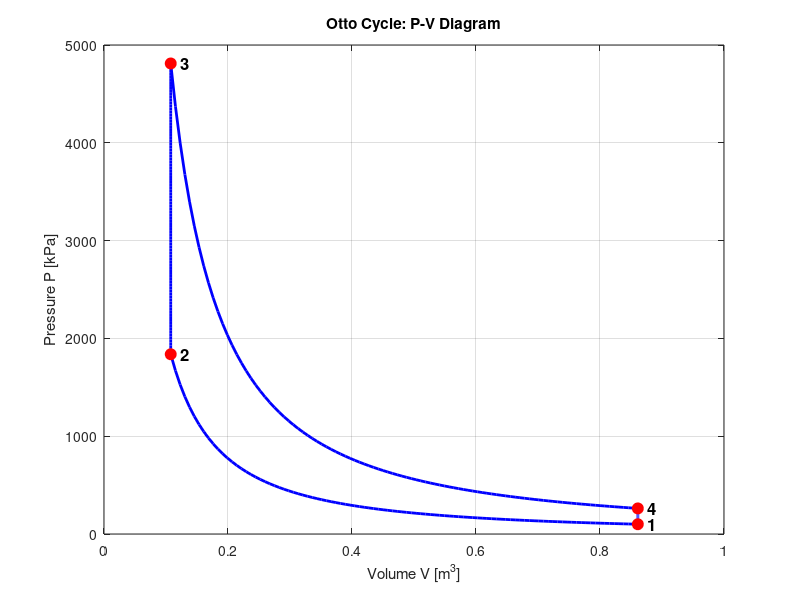
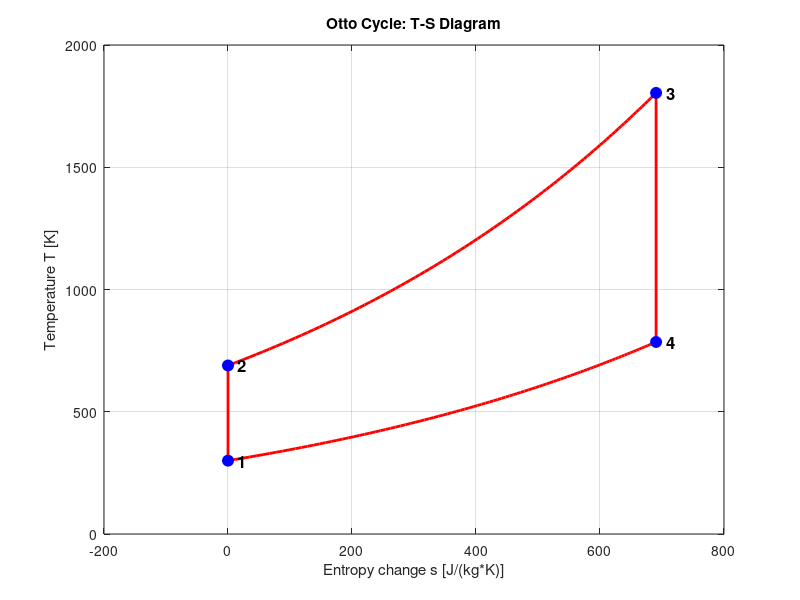

MATLAB code to generate these figures, in order:
%% ========================================================================
%  OTTO CYCLE MODEL
%  Repository: thermodynamic-cycles
%  Working fluid: ideal gas (air, air-standard, cold-air assumptions)
%
%  The Otto cycle idealizes the spark-ignition (petrol) engine. Four
%  processes:
%     1 -> 2 : Isentropic compression        (piston compresses charge)
%     2 -> 3 : Constant-volume heat addition  (spark, near-instant burn)
%     3 -> 4 : Isentropic expansion           (power stroke)
%     4 -> 1 : Constant-volume heat rejection (exhaust/intake idealized)
%
%  Efficiency depends only on compression ratio r and gamma:
%     eta = 1 - 1/r^(gamma-1)
% ========================================================================

clear;
clc;
close all;

%% ------------------------------------------------------------------------
%  SECTION 1: WORKING FLUID PROPERTIES (AIR, IDEAL GAS)
% ------------------------------------------------------------------------

R     = 287;                % specific gas constant for air   [J/(kg*K)]
gamma = 1.4;                % ratio of specific heats          [-]
cv    = R / (gamma - 1);    % constant-volume specific heat    [J/(kg*K)]
cp    = gamma * cv;         % constant-pressure specific heat  [J/(kg*K)]

fprintf('==================================================\n');
fprintf('  WORKING FLUID PROPERTIES (air, ideal gas)\n');
fprintf('==================================================\n');
fprintf('  Gas constant R        = %8.3f J/(kg*K)\n', R);
fprintf('  Specific heat ratio   = %8.3f\n', gamma);
fprintf('  cv                    = %8.3f J/(kg*K)\n', cv);
fprintf('  cp                    = %8.3f J/(kg*K)\n', cp);
fprintf('\n');

%% ------------------------------------------------------------------------
%  SECTION 2: CYCLE INPUT PARAMETERS
% ------------------------------------------------------------------------

m     = 1.0;                % mass of working fluid            [kg]
T1    = 300;                % temperature at state 1 (BDC)     [K]
P1    = 100e3;              % pressure at state 1              [Pa]
r     = 8.0;                % compression ratio V1/V2          [-]
q_in  = 800e3;             % specific heat added, 2->3        [J/kg]
Q_in  = m * q_in;           % total heat added                 [J]

V1    = m * R * T1 / P1;    % volume at state 1                [m^3]
V2    = V1 / r;             % volume after compression         [m^3]

fprintf('==================================================\n');
fprintf('  CYCLE INPUT PARAMETERS\n');
fprintf('==================================================\n');
fprintf('  Mass m                = %8.3f kg\n', m);
fprintf('  State 1 temperature   = %8.3f K\n', T1);
fprintf('  State 1 pressure      = %8.3f kPa\n', P1/1000);
fprintf('  Compression ratio r   = %8.3f\n', r);
fprintf('  Heat added q_in       = %8.3f kJ/kg\n', q_in/1000);
fprintf('  Volume at state 1     = %8.6f m^3\n', V1);
fprintf('  Volume at state 2     = %8.6f m^3\n', V2);
fprintf('\n');

%% ------------------------------------------------------------------------
%  SECTION 3: STATE POINT CALCULATIONS  (1 -> 2 -> 3 -> 4 -> 1)
% ------------------------------------------------------------------------

% ----- STATE 1 (given) -----
% T1, P1, V1 already defined

% ----- STATE 2: end of isentropic compression (1 -> 2) -----
T2 = T1 * r^(gamma - 1);        % isentropic T-V relation
P2 = P1 * r^gamma;              % isentropic P-V relation
% V2 already known

% ----- STATE 3: end of constant-volume heat addition (2 -> 3) -----
V3 = V2;                        % volume unchanged
T3 = T2 + Q_in / (m * cv);      % energy added at constant volume
P3 = m * R * T3 / V3;           % ideal gas law

% ----- STATE 4: end of isentropic expansion (3 -> 4) -----
V4 = V1;                        % expands back to BDC volume
T4 = T3 * (V3 / V4)^(gamma - 1);
P4 = P3 * (V3 / V4)^gamma;

P_states = [P1, P2, P3, P4];
V_states = [V1, V2, V3, V4];
T_states = [T1, T2, T3, T4];

fprintf('==================================================\n');
fprintf('  STATE POINTS\n');
fprintf('==================================================\n');
fprintf('  State    P [kPa]     V [m^3]      T [K]\n');
fprintf('  --------------------------------------------\n');
for i = 1:4
    fprintf('    %d    %9.2f   %9.6f   %8.2f\n', ...
            i, P_states(i)/1000, V_states(i), T_states(i));
end
fprintf('\n');

%% ------------------------------------------------------------------------
%  SECTION 4: HEAT AND WORK FOR EACH PROCESS
% ------------------------------------------------------------------------

% 1 -> 2 isentropic compression: Q = 0, W = -dU = m*cv*(T1 - T2) (negative)
Q_12 = 0;
W_12 = m * cv * (T1 - T2);

% 2 -> 3 constant volume: W = 0, Q = m*cv*(T3 - T2) (positive)
W_23 = 0;
Q_23 = m * cv * (T3 - T2);

% 3 -> 4 isentropic expansion: Q = 0, W = m*cv*(T3 - T4) (positive)
Q_34 = 0;
W_34 = m * cv * (T3 - T4);

% 4 -> 1 constant volume: W = 0, Q = m*cv*(T1 - T4) (negative)
W_41 = 0;
Q_41 = m * cv * (T1 - T4);

Q_processes = [Q_12, Q_23, Q_34, Q_41];
W_processes = [W_12, W_23, W_34, W_41];
labels = {'1->2 isentropic comp', '2->3 const-V heat in', ...
          '3->4 isentropic exp', '4->1 const-V heat out'};

fprintf('==================================================\n');
fprintf('  HEAT AND WORK PER PROCESS\n');
fprintf('==================================================\n');
fprintf('  Process                    Q [kJ]      W [kJ]\n');
fprintf('  ------------------------------------------------\n');
for i = 1:4
    fprintf('  %-22s  %9.3f   %9.3f\n', ...
            labels{i}, Q_processes(i)/1000, W_processes(i)/1000);
end
fprintf('\n');

%% ------------------------------------------------------------------------
%  SECTION 5: CYCLE TOTALS AND EFFICIENCY
% ------------------------------------------------------------------------

Q_out   = abs(Q_41);            % heat rejected (magnitude)
W_net   = sum(W_processes);     % net work out
eta_cycle = W_net / Q_23;       % thermal efficiency
eta_ideal = 1 - 1 / r^(gamma - 1);  % air-standard Otto formula
energy_balance = (Q_23 - Q_out) - W_net;  % should be ~0

% Mean effective pressure: net work divided by displacement volume
V_disp = V1 - V2;
MEP = W_net / V_disp;

fprintf('==================================================\n');
fprintf('  CYCLE TOTALS AND EFFICIENCY\n');
fprintf('==================================================\n');
fprintf('  Heat added Q_in       = %9.3f kJ\n', Q_23/1000);
fprintf('  Heat rejected Q_out   = %9.3f kJ\n', Q_out/1000);
fprintf('  Net work W_net        = %9.3f kJ\n', W_net/1000);
fprintf('  Thermal efficiency    = %9.4f  (%.2f%%)\n', eta_cycle, eta_cycle*100);
fprintf('  Ideal Otto efficiency = %9.4f  (%.2f%%)\n', eta_ideal, eta_ideal*100);
fprintf('  Mean eff. pressure    = %9.3f kPa\n', MEP/1000);
fprintf('  Energy balance resid  = %9.3e kJ (should be ~0)\n', energy_balance/1000);
fprintf('\n');

if abs(eta_cycle - eta_ideal) < 1e-6
    fprintf('  CHECK PASSED: efficiency matches air-standard Otto formula.\n');
else
    fprintf('  CHECK FAILED: efficiency does not match formula.\n');
end
fprintf('\n');

%% ------------------------------------------------------------------------
%  SECTION 6: SMOOTH PROCESS CURVES FOR PLOTTING
% ------------------------------------------------------------------------

N = 100;

% 1 -> 2 isentropic (P*V^gamma = const)
V_12 = linspace(V1, V2, N);
P_12 = P1 * (V1 ./ V_12).^gamma;

% 2 -> 3 constant volume (vertical line on P-V)
P_23 = linspace(P2, P3, N);
V_23 = V2 * ones(1, N);

% 3 -> 4 isentropic
V_34 = linspace(V3, V4, N);
P_34 = P3 * (V3 ./ V_34).^gamma;

% 4 -> 1 constant volume
P_41 = linspace(P4, P1, N);
V_41 = V4 * ones(1, N);

V_curve = [V_12, V_23, V_34, V_41];
P_curve = [P_12, P_23, P_34, P_41];

%% ------------------------------------------------------------------------
%  SECTION 7: ENTROPY VALUES FOR THE T-S DIAGRAM
%  Entropy changes only on the constant-volume legs: ds = cv*ln(T_end/T_start)
% ------------------------------------------------------------------------

s1 = 0;
s2 = s1;                            % 1->2 isentropic
s3 = s2 + cv * log(T3 / T2);        % 2->3 constant volume
s4 = s3;                            % 3->4 isentropic

s_states = [s1, s2, s3, s4];

% Smooth T-S curves along the constant-volume processes
T_23s = linspace(T2, T3, N);
s_23s = s2 + cv * log(T_23s / T2);
T_41s = linspace(T4, T1, N);
s_41s = s4 + cv * log(T_41s / T4);

s_TS = [s1, s2, s_23s, s3, s4, s_41s, s1];
T_TS = [T1, T2, T_23s, T3, T4, T_41s, T1];

%% ------------------------------------------------------------------------
%  SECTION 8: PLOTTING
% ------------------------------------------------------------------------

figure('Name', 'Otto Cycle P-V Diagram', 'Color', 'w');
plot(V_curve, P_curve/1000, 'b-', 'LineWidth', 2);
hold on;
plot(V_states, P_states/1000, 'ro', 'MarkerFaceColor', 'r', 'MarkerSize', 8);
for i = 1:4
    text(V_states(i), P_states(i)/1000, sprintf('  %d', i), ...
         'FontSize', 12, 'FontWeight', 'bold');
end
xlabel('Volume V [m^3]');
ylabel('Pressure P [kPa]');
title('Otto Cycle: P-V Diagram');
grid on;
hold off;

figure('Name', 'Otto Cycle T-S Diagram', 'Color', 'w');
plot(s_TS, T_TS, 'r-', 'LineWidth', 2);
hold on;
plot(s_states, T_states, 'bo', 'MarkerFaceColor', 'b', 'MarkerSize', 8);
for i = 1:4
    text(s_states(i), T_states(i), sprintf('  %d', i), ...
         'FontSize', 12, 'FontWeight', 'bold');
end
xlabel('Entropy change s [J/(kg*K)]');
ylabel('Temperature T [K]');
title('Otto Cycle: T-S Diagram');
grid on;
hold off;

fprintf('Plots generated. Otto cycle model complete.\n');

%% ========================================================================
%  END OF OTTO CYCLE MODEL
% ========================================================================
